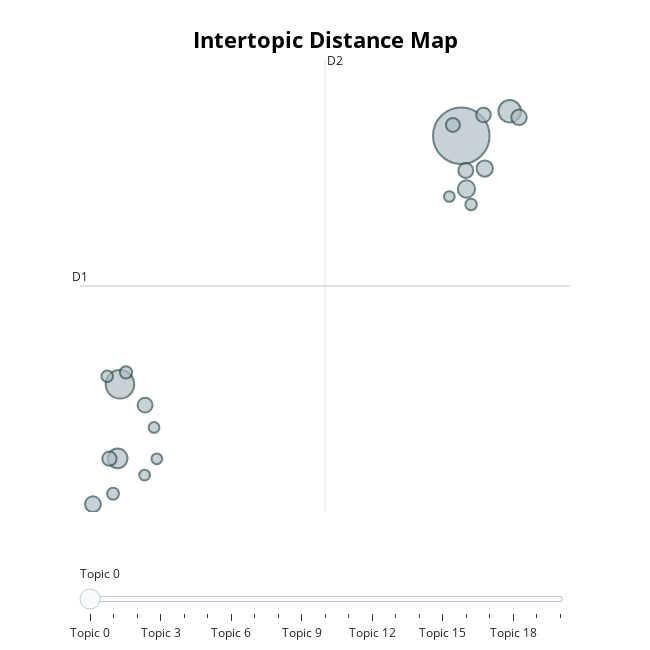

Source (notebook cell):
### Code cell
word_wizard.topic_model.visualize_topics()

### Figure 1 — Plotly figure (JSON) as saved in the notebook; plotly's stock layout.template omitted (floating-point values rounded to 4 significant figures)
{"data": [{"customdata": [[0, "the | to | of | and | quantum", 362], [1, "by | market | methodology | type | production", 92], [2, "report | purchase | pdf | get | sample", 57], [3, "20172028 | sales | by | revenue | volume", 44], [4, "manufacturers | manufacturer | by | share | simulatormarket", 34], [5, "what | are | market | computing | the", 30], [6, "computing | in | by | size | versus", 28], [7, "contact | customer | via | marketwatch | comtex", 27], [8, "technologies | computing | production | quantum | analysis", 25], [9, "questions | report | following | key | answers", 25], [10, "war | covid19 | impact | email | russiaukraine", 24], [11, "20172028 | forecast | size | market | and", 23], [12, "original | view | visit | version | express", 22], [13, "us | about | classiq | abstract | nature", 17], [14, "company | share | players | market | by", 16], [15, "america | latin | europe | north | middle", 15], [16, "dwave | google | ibm | intel | microsoft", 15], [17, "marketsegmentation | enterprise | recovery | analysis | for", 13], [18, "2030 | research | 2023 | market | drip", 13], [19, "number | billionaire | holders | hedge | fund", 13], [20, "20232029 | toc | enterprise | global | forecast", 13]], "hovertemplate": "<b>Topic %{customdata[0]}</b><br>%{customdata[1]}<br>Size: %{customdata[2]}", "legendgroup": "", "marker": {"color": "#B0BEC5", "line": {"color": "DarkSlateGrey", "width": 2}, "size": [362, 92, 57, 44, 34, 30, 28, 27, 25, 25, 24, 23, 22, 17, 16, 15, 15, 13, 13, 13, 13], "sizemode": "area", "sizeref": 0.2263, "symbol": "circle"}, "mode": "markers", "name": "", "orientation": "v", "showlegend": false, "type": "scatter", "x": [6.208, -1.301, 7.273, -1.353, 6.321, 6.723, -1.896, 7.477, -0.7489, 6.307, 6.695, -1.533, 6.023, -1.168, -1.453, -1.581, 6.423, -0.5513, -0.4902, 5.944, -0.7596], "xaxis": "x", "y": [8.558, 1.838, 9.224, -0.166, 7.119, 7.673, -1.406, 9.058, 1.273, 7.619, 9.122, -0.1746, 8.852, 2.159, -1.123, 2.056, 6.7, 0.6694, -0.1776, 6.916, -0.6195], "yaxis": "y"}], "layout": {"annotations": [{"showarrow": false, "text": "D1", "x": -2.18, "y": 4.495, "yshift": 10}, {"showarrow": false, "text": "D2", "x": 3.209, "xshift": 10, "y": 10.61}], "height": 650, "hoverlabel": {"bgcolor": "white", "font": {"family": "Rockwell", "size": 16}}, "legend": {"itemsizing": "constant", "tracegroupgap": 0}, "margin": {"t": 60}, "shapes": [{"line": {"color": "#CFD8DC", "width": 2}, "type": "line", "x0": 3.209, "x1": 3.209, "y0": -1.617, "y1": 10.61}, {"line": {"color": "#9E9E9E", "width": 2}, "type": "line", "x0": -2.18, "x1": 8.599, "y0": 4.495, "y1": 4.495}], "sliders": [{"active": 0, "pad": {"t": 50}, "steps": [{"args": [{"marker.color": [["red", "#B0BEC5", "#B0BEC5", "#B0BEC5", "#B0BEC5", "#B0BEC5", "#B0BEC5", "#B0BEC5", "#B0BEC5", "#B0BEC5", "#B0BEC5", "#B0BEC5", "#B0BEC5", "#B0BEC5", "#B0BEC5", "#B0BEC5", "#B0BEC5", "#B0BEC5", "#B0BEC5", "#B0BEC5", "#B0BEC5"]]}], "label": "Topic 0", "method": "update"}, {"args": [{"marker.color": [["#B0BEC5", "red", "#B0BEC5", "#B0BEC5", "#B0BEC5", "#B0BEC5", "#B0BEC5", "#B0BEC5", "#B0BEC5", "#B0BEC5", "#B0BEC5", "#B0BEC5", "#B0BEC5", "#B0BEC5", "#B0BEC5", "#B0BEC5", "#B0BEC5", "#B0BEC5", "#B0BEC5", "#B0BEC5", "#B0BEC5"]]}], "label": "Topic 1", "method": "update"}, {"args": [{"marker.color": [["#B0BEC5", "#B0BEC5", "red", "#B0BEC5", "#B0BEC5", "#B0BEC5", "#B0BEC5", "#B0BEC5", "#B0BEC5", "#B0BEC5", "#B0BEC5", "#B0BEC5", "#B0BEC5", "#B0BEC5", "#B0BEC5", "#B0BEC5", "#B0BEC5", "#B0BEC5", "#B0BEC5", "#B0BEC5", "#B0BEC5"]]}], "label": "Topic 2", "method": "update"}, {"args": [{"marker.color": [["#B0BEC5", "#B0BEC5", "#B0BEC5", "red", "#B0BEC5", "#B0BEC5", "#B0BEC5", "#B0BEC5", "#B0BEC5", "#B0BEC5", "#B0BEC5", "#B0BEC5", "#B0BEC5", "#B0BEC5", "#B0BEC5", "#B0BEC5", "#B0BEC5", "#B0BEC5", "#B0BEC5", "#B0BEC5", "#B0BEC5"]]}], "label": "Topic 3", "method": "update"}, {"args": [{"marker.color": [["#B0BEC5", "#B0BEC5", "#B0BEC5", "#B0BEC5", "red", "#B0BEC5", "#B0BEC5", "#B0BEC5", "#B0BEC5", "#B0BEC5", "#B0BEC5", "#B0BEC5", "#B0BEC5", "#B0BEC5", "#B0BEC5", "#B0BEC5", "#B0BEC5", "#B0BEC5", "#B0BEC5", "#B0BEC5", "#B0BEC5"]]}], "label": "Topic 4", "method": "update"}, {"args": [{"marker.color": [["#B0BEC5", "#B0BEC5", "#B0BEC5", "#B0BEC5", "#B0BEC5", "red", "#B0BEC5", "#B0BEC5", "#B0BEC5", "#B0BEC5", "#B0BEC5", "#B0BEC5", "#B0BEC5", "#B0BEC5", "#B0BEC5", "#B0BEC5", "#B0BEC5", "#B0BEC5", "#B0BEC5", "#B0BEC5", "#B0BEC5"]]}], "label": "Topic 5", "method": "update"}, {"args": [{"marker.color": [["#B0BEC5", "#B0BEC5", "#B0BEC5", "#B0BEC5", "#B0BEC5", "#B0BEC5", "red", "#B0BEC5", "#B0BEC5", "#B0BEC5", "#B0BEC5", "#B0BEC5", "#B0BEC5", "#B0BEC5", "#B0BEC5", "#B0BEC5", "#B0BEC5", "#B0BEC5", "#B0BEC5", "#B0BEC5", "#B0BEC5"]]}], "label": "Topic 6", "method": "update"}, {"args": [{"marker.color": [["#B0BEC5", "#B0BEC5", "#B0BEC5", "#B0BEC5", "#B0BEC5", "#B0BEC5", "#B0BEC5", "red", "#B0BEC5", "#B0BEC5", "#B0BEC5", "#B0BEC5", "#B0BEC5", "#B0BEC5", "#B0BEC5", "#B0BEC5", "#B0BEC5", "#B0BEC5", "#B0BEC5", "#B0BEC5", "#B0BEC5"]]}], "label": "Topic 7", "method": "update"}, {"args": [{"marker.color": [["#B0BEC5", "#B0BEC5", "#B0BEC5", "#B0BEC5", "#B0BEC5", "#B0BEC5", "#B0BEC5", "#B0BEC5", "red", "#B0BEC5", "#B0BEC5", "#B0BEC5", "#B0BEC5", "#B0BEC5", "#B0BEC5", "#B0BEC5", "#B0BEC5", "#B0BEC5", "#B0BEC5", "#B0BEC5", "#B0BEC5"]]}], "label": "Topic 8", "method": "update"}, {"args": [{"marker.color": [["#B0BEC5", "#B0BEC5", "#B0BEC5", "#B0BEC5", "#B0BEC5", "#B0BEC5", "#B0BEC5", "#B0BEC5", "#B0BEC5", "red", "#B0BEC5", "#B0BEC5", "#B0BEC5", "#B0BEC5", "#B0BEC5", "#B0BEC5", "#B0BEC5", "#B0BEC5", "#B0BEC5", "#B0BEC5", "#B0BEC5"]]}], "label": "Topic 9", "method": "update"}, {"args": [{"marker.color": [["#B0BEC5", "#B0BEC5", "#B0BEC5", "#B0BEC5", "#B0BEC5", "#B0BEC5", "#B0BEC5", "#B0BEC5", "#B0BEC5", "#B0BEC5", "red", "#B0BEC5", "#B0BEC5", "#B0BEC5", "#B0BEC5", "#B0BEC5", "#B0BEC5", "#B0BEC5", "#B0BEC5", "#B0BEC5", "#B0BEC5"]]}], "label": "Topic 10", "method": "update"}, {"args": [{"marker.color": [["#B0BEC5", "#B0BEC5", "#B0BEC5", "#B0BEC5", "#B0BEC5", "#B0BEC5", "#B0BEC5", "#B0BEC5", "#B0BEC5", "#B0BEC5", "#B0BEC5", "red", "#B0BEC5", "#B0BEC5", "#B0BEC5", "#B0BEC5", "#B0BEC5", "#B0BEC5", "#B0BEC5", "#B0BEC5", "#B0BEC5"]]}], "label": "Topic 11", "method": "update"}, {"args": [{"marker.color": [["#B0BEC5", "#B0BEC5", "#B0BEC5", "#B0BEC5", "#B0BEC5", "#B0BEC5", "#B0BEC5", "#B0BEC5", "#B0BEC5", "#B0BEC5", "#B0BEC5", "#B0BEC5", "red", "#B0BEC5", "#B0BEC5", "#B0BEC5", "#B0BEC5", "#B0BEC5", "#B0BEC5", "#B0BEC5", "#B0BEC5"]]}], "label": "Topic 12", "method": "update"}, {"args": [{"marker.color": [["#B0BEC5", "#B0BEC5", "#B0BEC5", "#B0BEC5", "#B0BEC5", "#B0BEC5", "#B0BEC5", "#B0BEC5", "#B0BEC5", "#B0BEC5", "#B0BEC5", "#B0BEC5", "#B0BEC5", "red", "#B0BEC5", "#B0BEC5", "#B0BEC5", "#B0BEC5", "#B0BEC5", "#B0BEC5", "#B0BEC5"]]}], "label": "Topic 13", "method": "update"}, {"args": [{"marker.color": [["#B0BEC5", "#B0BEC5", "#B0BEC5", "#B0BEC5", "#B0BEC5", "#B0BEC5", "#B0BEC5", "#B0BEC5", "#B0BEC5", "#B0BEC5", "#B0BEC5", "#B0BEC5", "#B0BEC5", "#B0BEC5", "red", "#B0BEC5", "#B0BEC5", "#B0BEC5", "#B0BEC5", "#B0BEC5", "#B0BEC5"]]}], "label": "Topic 14", "method": "update"}, {"args": [{"marker.color": [["#B0BEC5", "#B0BEC5", "#B0BEC5", "#B0BEC5", "#B0BEC5", "#B0BEC5", "#B0BEC5", "#B0BEC5", "#B0BEC5", "#B0BEC5", "#B0BEC5", "#B0BEC5", "#B0BEC5", "#B0BEC5", "#B0BEC5", "red", "#B0BEC5", "#B0BEC5", "#B0BEC5", "#B0BEC5", "#B0BEC5"]]}], "label": "Topic 15", "method": "update"}, {"args": [{"marker.color": [["#B0BEC5", "#B0BEC5", "#B0BEC5", "#B0BEC5", "#B0BEC5", "#B0BEC5", "#B0BEC5", "#B0BEC5", "#B0BEC5", "#B0BEC5", "#B0BEC5", "#B0BEC5", "#B0BEC5", "#B0BEC5", "#B0BEC5", "#B0BEC5", "red", "#B0BEC5", "#B0BEC5", "#B0BEC5", "#B0BEC5"]]}], "label": "Topic 16", "method": "update"}, {"args": [{"marker.color": [["#B0BEC5", "#B0BEC5", "#B0BEC5", "#B0BEC5", "#B0BEC5", "#B0BEC5", "#B0BEC5", "#B0BEC5", "#B0BEC5", "#B0BEC5", "#B0BEC5", "#B0BEC5", "#B0BEC5", "#B0BEC5", "#B0BEC5", "#B0BEC5", "#B0BEC5", "red", "#B0BEC5", "#B0BEC5", "#B0BEC5"]]}], "label": "Topic 17", "method": "update"}, {"args": [{"marker.color": [["#B0BEC5", "#B0BEC5", "#B0BEC5", "#B0BEC5", "#B0BEC5", "#B0BEC5", "#B0BEC5", "#B0BEC5", "#B0BEC5", "#B0BEC5", "#B0BEC5", "#B0BEC5", "#B0BEC5", "#B0BEC5", "#B0BEC5", "#B0BEC5", "#B0BEC5", "#B0BEC5", "red", "#B0BEC5", "#B0BEC5"]]}], "label": "Topic 18", "method": "update"}, {"args": [{"marker.color": [["#B0BEC5", "#B0BEC5", "#B0BEC5", "#B0BEC5", "#B0BEC5", "#B0BEC5", "#B0BEC5", "#B0BEC5", "#B0BEC5", "#B0BEC5", "#B0BEC5", "#B0BEC5", "#B0BEC5", "#B0BEC5", "#B0BEC5", "#B0BEC5", "#B0BEC5", "#B0BEC5", "#B0BEC5", "red", "#B0BEC5"]]}], "label": "Topic 19", "method": "update"}, {"args": [{"marker.color": [["#B0BEC5", "#B0BEC5", "#B0BEC5", "#B0BEC5", "#B0BEC5", "#B0BEC5", "#B0BEC5", "#B0BEC5", "#B0BEC5", "#B0BEC5", "#B0BEC5", "#B0BEC5", "#B0BEC5", "#B0BEC5", "#B0BEC5", "#B0BEC5", "#B0BEC5", "#B0BEC5", "#B0BEC5", "#B0BEC5", "red"]]}], "label": "Topic 20", "method": "update"}]}], "title": {"font": {"color": "Black", "size": 22}, "text": "<b>Intertopic Distance Map</b>", "x": 0.5, "xanchor": "center", "y": 0.95, "yanchor": "top"}, "width": 650, "xaxis": {"anchor": "y", "domain": [0, 1], "range": [-2.18, 8.599], "title": {"text": ""}, "visible": false}, "yaxis": {"anchor": "x", "domain": [0, 1], "range": [-1.617, 10.61], "title": {"text": ""}, "visible": false}}}
